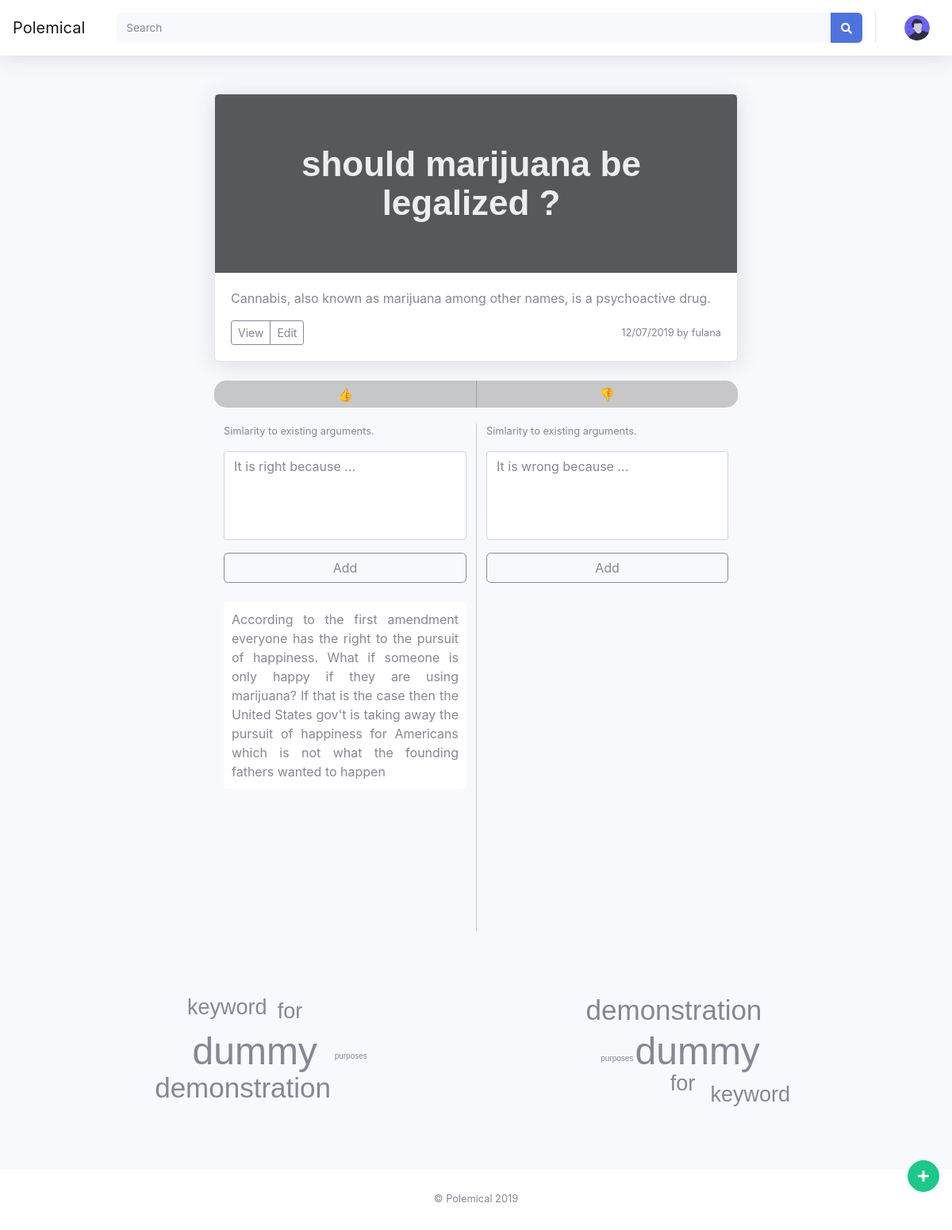
Screenshot of /a/3 (signed in) with the database file from the repository.
### app/models.py (models this page shows, shortened)
class Post(db.Model):
    id = db.Column(db.Integer, primary_key=True)
    question = db.Column(db.String(128))
    body = db.Column(db.String(512))
    timestamp = db.Column(db.DateTime, index=True, default=datetime.utcnow)
    user_id = db.Column(db.Integer, db.ForeignKey('user.id'))

class User(UserMixin, db.Model):
    id = db.Column(db.Integer, primary_key=True)
    username = db.Column(db.String(64), index=True, unique=True)
    email = db.Column(db.String(120), index=True, unique=True)
    password_hash = db.Column(db.String(128))
    is_blocked = db.Column(db.Boolean, default=False)
    posts = db.relationship('Post', backref='author', lazy='dynamic')
    role = db.Column(db.String(32))

class Comment(db.Model):
    id = db.Column(db.Integer, primary_key=True)
    body = db.Column(db.String(140))
    timestamp = db.Column(db.DateTime, index=True, default=datetime.utcnow)
    user_id = db.Column(db.Integer, db.ForeignKey('user.id'))
    post_id = db.Column(db.Integer, db.ForeignKey('post.id'))
    is_pro = db.Column(db.Boolean, default=True)

### app/main/routes.py (the view)
@bp.route('/a/<aid>', methods=['GET', 'POST'])
def viewarg(aid):
    arg = Post.query.filter_by(id=aid).first_or_404()
    pro_comments = Comment.query.filter_by(post_id=aid, is_pro=1).order_by(desc(Comment.timestamp))
    con_comments = Comment.query.filter_by(post_id=aid, is_pro=0).order_by(desc(Comment.timestamp))
    pro_kwds = enumerate(getKwds(pro_comments))
    con_kwds = enumerate(getKwds(con_comments))
    if hasVoted(aid):
        return render_template("view_argument.html", arg=arg, voted=True, ratio=getVotingRatio(aid), pro_comments=pro_comments, con_comments=con_comments, pro_kwd=pro_kwds, con_kwd=con_kwds)
    return render_template("view_argument.html", arg=arg, voted=False, pro_kwd=pro_kwds, con_kwd=con_kwds, pro_comments=pro_comments, con_comments=con_comments)

### app/main/routes.py (called while the page is built)
@bp.context_processor
def injector():
    return {
        'now' : datetime.utcnow(),
        'site_name': Config.SITE_NAME
    }

def hasVoted(mid):
    return  Vote.query. \
            filter_by(user_id=current_user.id, post_id=mid) \
            .first() is not None

def getKwds(comment_list):
    return {"dummy":0.5, "keyword":0.2, "for":0.22, "demonstration":0.31, "purposes":0.002}.items()

def log_lastseen():
    if current_user.is_authenticated:
        current_user.last_seen = datetime.utcnow()
    db.session.commit()

@bp.before_request
def before_request():
    log_lastseen()

### app/models.py (called while the page is built)
@login.user_loader
def load_user(id):
    return User.query.get(int(id))

### app/templates/view_argument.html (shortened to what this page needs)
{% extends "base.html" %}
{% block styles %}
{{ super() }}
<link rel="stylesheet" href="{{ url_for('static', filename='css/jqcloud.min.css') }}">
{% endblock %}
{% block payload %}
<div class="card shadow mb-4 min50">
        <img class="card-img-top" data-src="holder.js/100px225?theme=thumb&bg=55595c&fg=eceeef&text={{arg.question}}" alt="{{arg.question}}">
        <div class="card-body">
          <p class="card-text">{{arg.body}}</p>
          <div class="d-flex justify-content-between align-items-center">
              <div class="btn-group">
                <button type="button" class="btn btn-sm btn-outline-secondary">View</button>
                <button type="button" class="btn btn-sm btn-outline-secondary">Edit</button>
              </div>
              <small class="text-muted">{{ moment(arg.timestamp).calendar() }} by {{arg.author.username}}</small>
            </div>
        </div>
      </div>
      <div class="container" style="margin-bottom: 20px;">
        <div class="row min50">
                    <div id="voteUp" class="col round-left left-border white" >
                        👍
                    </div>
                    <div id="voteDown" class="col round-right white" >
                        👎
                    </div>
        </div>
    </div>
        <div class="container max-hight">
            <div class="row  min50">
                <div id="pro" class="col-sm-6 max-hight">
                    <div class="comment-field">
                        <small><p id="proSim">Simlarity to existing arguments.</p></small>
                        <div class="input-group">
                            <textarea id="proComment" class="form-control comment" placeholder="It is right because ..."></textarea>
                        </div>
                        <button id="addProComment" type="button" class="form-control mb-4 btn btn-outline-secondary ">Add</button>
                    </div>
                    <div id="usrPro" class="user-comments">
                        {% for comment in pro_comments %}
                            <div class="usr-comment">{{comment.body}}</div>
                        {% endfor %}
                    </div>
                </div>
                <div class="col-sm-6 right-border max-hight">
                    <div class="comment-field">
                        <small><p id="conSim">Simlarity to existing arguments.</p></small>
                        <div class="input-group">
                            <textarea id="conComment" class="form-control comment" placeholder="It is wrong because ..."></textarea>
                        </div>
                        <button id="addConComment" type="button" class="form-control mb-4 btn btn-outline-secondary ">Add</button>
                    </div>
                </div>
            </div>
            <div class="row">
                <div class="col">
                        <div id="proWC" class="proWC"></div>
                </div>
                <div class="col">
                        <div id="conWC" class="conWC"></div>
                </div>
            </div>
        </div>
{% endblock %}

### app/templates/view_argument.html (style rules this page uses)
.max-hight { min-height: 80vh; }
.col { text-align: center; }
.right-border { border-left: 1px solid rgba(0, 0, 0, .2); }
.left-border { border-right: 1px solid rgba(0, 0, 0, .2); }
.min50 { max-width: 55vw; margin: 0 auto; }
.usr-comment { background-color:white; padding: 10px; border-radius: 5px; margin-bottom: 8px; text-align: justify; text-justify: inter-word; }
.usr-comment::first-letter { text-transform: uppercase; }
.white { background:rgba(0, 0, 0, .2); padding: 5px; }
.round-left { border-radius: 15px 0px 0px 15px; }
.round-right { border-radius: 0px 15px 15px 0px }
.comment-field { position: relative; }
.comment { min-height: 7em; resize: none; border-radius: 4px; }
.proWC, .conWC { margin:0 auto; width: 90%; height: 300px; }

### rows the page displays
Post: body "Cannabis, also known as marijuana among other names, is a psychoactive drug.", timestamp "12/07/2019"
User: author.username "fulana"
Comment: body "According to the first amendment everyone has the right to the pursuit of happiness. What if someone is only happy if they are using marijuana? If that is the case then the United States gov't is taking away the pursuit of happiness for Americans which is not what the founding fathers wanted to happen"

### other values shown
{{ site_name }} "Polemical"
